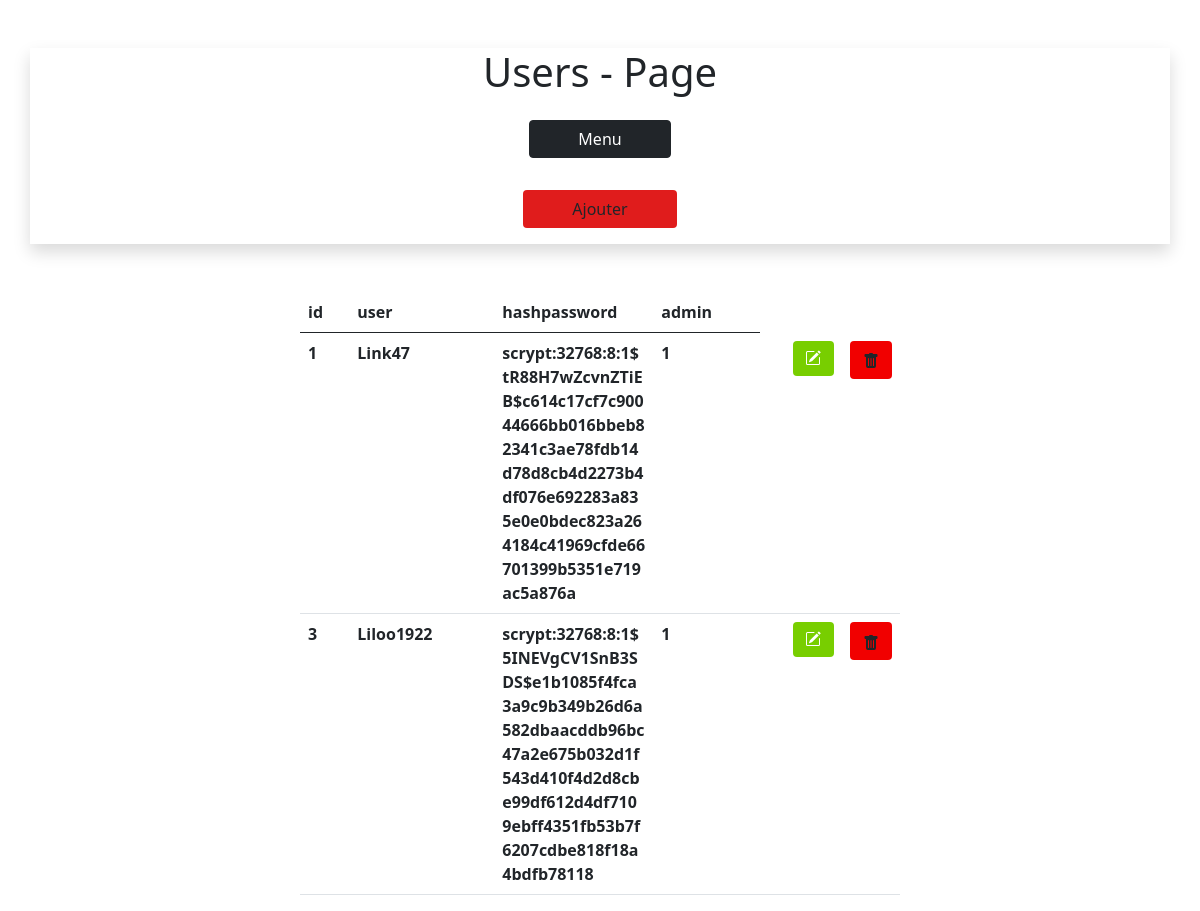
Page /admin/users (signed in) on the committed database.
### tables this page shows
CREATE TABLE "users" (
	"id"	INTEGER NOT NULL UNIQUE,
	"user"	TEXT NOT NULL,
	"hashpassword"	TEXT NOT NULL,
	"admin"	INTEGER NOT NULL,
	PRIMARY KEY("id")
);

### admin.py (the view)
    @app.route('/admin/users', methods=['GET', 'POST'])
    def admin_users():
        return admin_template('html/admin/users/admin_users.html', headers=getHeaderDB('users'), rows=getRowDB('SELECT * FROM users'))

### utils.py (called while the page is built)
def isadmin() -> bool:
    user = session.get('user')
    password = session.get('password')
    if user == None or password == None:
        return False
    else:
        admincheck = getRowDB(f"SELECT admin FROM users WHERE user='{user}' and hashpassword='{password}'")[0][0]
        if admincheck == 1:
            return True
        else:
            return False

def admin_template(dir : str, *arg, **kwargs) -> None:
    try:
        if isadmin():
            return render_template(dir, *arg, **kwargs)
        else:
            return redirect('/')
    except Exception as e:
        print(e)

def getRowDB(request : str) -> list:
    con = sqlite3.connect('data.db')
    c = con.cursor()
    c.execute(request)
    result = c.fetchall()
    c.close()
    return result

def getHeaderDB(table_name : str) -> list:
    con = sqlite3.connect('data.db')
    c = con.cursor()
    c.execute(f"PRAGMA table_info({table_name});")
    result = c.fetchall()
    c.close()
    return result

### templates/html/admin/users/admin_users.html (shortened to what this page needs)
<!DOCTYPE html>
<html lang="fr">
<head>
    <link href="https://cdn.jsdelivr.net/npm/bootstrap@5.0.0/dist/css/bootstrap.min.css" rel="stylesheet" >
    <link rel="stylesheet" href={{url_for('static', filename='css/utils.css')}}>
</head>
<body>
    <center>
        <div class="container shadow border-dark border-1 my-5">
            <center>
                <h1>Users - Page</h1>
                <a class="btn btn-dark m-auto my-3 px-5" href={{url_for('admin_menu')}}>Menu</a><br>
                <a class="btn m-auto my-3 px-5" href={{url_for('admin_user_add')}} style="background-color: rgb(224, 28, 28);" href="#">Ajouter</a>
            </center>
        </div>
        <table class="table" style="width: 50%;">
            <thead class="thead-dark">
                <tr>
                    {% for header in headers %}
                    <th scope="col">{{header[1]}}</th>
                    {% endfor %}
                </tr>
            </thead>
            <tbody>
                {% for row in rows %}
                <tr>
                    {% for data in row %}
                        <th>{{data}}</th>
                    {% endfor %}
                    <th>
                        <td style="width: 10px;">
                            <a href="users/{{row[0]}}" type="button" class="btn btn-secondary py-1 border-0" style="background-color: rgb(120, 206, 0);">
                            </a>
                        </td>
                        <td style="width: 10px;">
                            <a href="users/delete/{{row[0]}}" type="button" class="btn" style="background-color: rgb(241, 0, 0);">
                            </a>
                        </td>
                    </th>
                </tr>
                {% endfor %}
            </tbody>
        </table>
    </center>
</body>
</html>

### templates/html/admin/users/admin_users.html (style rules this page uses)
th { max-width: 100px; word-wrap: break-word; }

### rows in the picture
users: row "1" "1", user "Link47", hashpassword "scrypt:32768:8:1$tR88H7wZcvnZTiEB$c614c17cf7c90044666bb016bbeb82341c3ae78fdb14d78d8cb4d2273b4df076e692283a835e0e0bdec823a264184c41969cfde66701399b5351e719ac5a876a"
users: row "3" "1", user "Liloo1922", hashpassword "scrypt:32768:8:1$5INEVgCV1SnB3SDS$e1b1085f4fca3a9c9b349b26d6a582dbaacddb96bc47a2e675b032d1f543d410f4d2d8cbe99df612d4df7109ebff4351fb53b7f6207cdbe818f18a4bdfb78118"

### other values in the picture
{{ header[1] }} "id" "user" "hashpassword" "admin"
